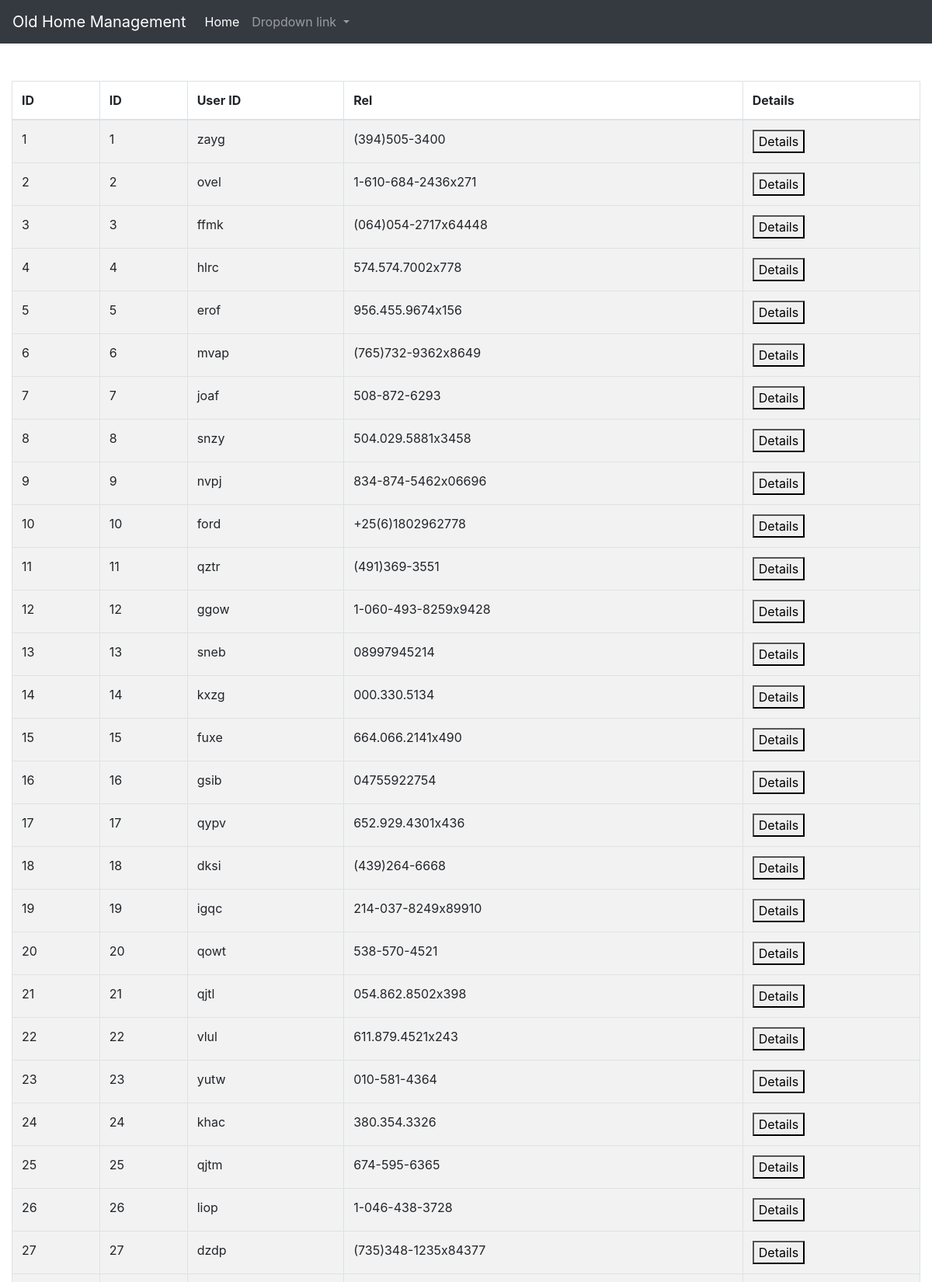
/patients.php (upper part), run on the app's committed database.
### tables this page shows
CREATE TABLE `patients` (
  `id` bigint(20) UNSIGNED NOT NULL,
  `user_id` bigint(20) UNSIGNED NOT NULL,
  `family_code` varchar(255) NOT NULL,
  `emergency_contact` int(11) NOT NULL,
  `emergency_contact_relation` varchar(255) NOT NULL,
  `patient_group` varchar(255) NOT NULL,
  `admission_date` date NOT NULL,
  `total_due` int(11) NOT NULL,
  `created_at` timestamp NULL DEFAULT NULL,
  `updated_at` timestamp NULL DEFAULT NULL
);

### patients.php (the view, shortened to what this page needs)
<?php
include_once "connection.php";
include_once "main.php";
?>
<!DOCTYPE html>
<html lang="en">
<head>
    <link rel="stylesheet" href="https://stackpath.bootstrapcdn.com/bootstrap/4.5.2/css/bootstrap.min.css">
</head>
<body>
    <div class="container-fluid">
       <div class="container">
           <br>
           <br>
       </div>
                <?php
                        $sql = "SELECT * FROM Patients";
                        $result = mysqli_query($conn, $sql);
                        if (mysqli_num_rows($result) > 0) {
                        ?>
                        <table class="table table-hover table-bordered table-striped">
                        <thead>
                        <tr>
                        <th>ID</th>
                        <th>ID</th>
                        <th>User ID</th>
                        <th>Rel</th>
                        <th>Details</th>
                        </tr>
                        </thead>
                        <?php
                            while($row = mysqli_fetch_assoc($result)) {
                            $id1 = $row['id'];
                            echo "<tr>";
                            echo "<td>" . $id1 . "</td>";
                            echo "<td>" . $row['id'] . "</td>";
                            echo "<td>" . $row['family_code'] . "</td>";
                            echo "<td>" . $row['emergency_contact_relation'] . "</td>";
                            echo "<td>".
                            "<form method='post' action='details.php' >
                            <button type='submit' value='$id1' name='pasa'>Details</button>
                            </form>"
                            ."</td>";
                            echo "<tr>";
                        }
                        ?>
                        </table>
                        <?php
                        } else {
                        echo "0 results";
                        }
                ?>
            </div>
</body>
</html>

### data on the page
patients: id "1", family_code "zayg", emergency_contact_relation "(394)505-3400"
patients: id "2", family_code "ovel", emergency_contact_relation "1-610-684-2436x271"
patients: id "3", family_code "ffmk", emergency_contact_relation "(064)054-2717x64448"
patients: id "4", family_code "hlrc", emergency_contact_relation "574.574.7002x778"
patients: id "5", family_code "erof", emergency_contact_relation "956.455.9674x156"
patients: id "6", family_code "mvap", emergency_contact_relation "(765)732-9362x8649"
patients: id "7", family_code "joaf", emergency_contact_relation "508-872-6293"
patients: id "8", family_code "snzy", emergency_contact_relation "504.029.5881x3458"
patients: id "9", family_code "nvpj", emergency_contact_relation "834-874-5462x06696"
patients: id "10", family_code "ford", emergency_contact_relation "+25(6)1802962778"
patients: id "11", family_code "qztr", emergency_contact_relation "(491)369-3551"
patients: id "12", family_code "ggow", emergency_contact_relation "1-060-493-8259x9428"
patients: id "13", family_code "sneb", emergency_contact_relation "08997945214"
patients: id "14", family_code "kxzg", emergency_contact_relation "000.330.5134"
patients: id "15", family_code "fuxe", emergency_contact_relation "664.066.2141x490"
patients: id "16", family_code "gsib", emergency_contact_relation "04755922754"
patients: id "17", family_code "qypv", emergency_contact_relation "652.929.4301x436"
patients: id "18", family_code "dksi", emergency_contact_relation "(439)264-6668"
patients: id "19", family_code "igqc", emergency_contact_relation "214-037-8249x89910"
patients: id "20", family_code "qowt", emergency_contact_relation "538-570-4521"
patients: id "21", family_code "qjtl", emergency_contact_relation "054.862.8502x398"
patients: id "22", family_code "vlul", emergency_contact_relation "611.879.4521x243"
patients: id "23", family_code "yutw", emergency_contact_relation "010-581-4364"
patients: id "24", family_code "khac", emergency_contact_relation "380.354.3326"
patients: id "25", family_code "qjtm", emergency_contact_relation "674-595-6365"
patients: id "26", family_code "liop", emergency_contact_relation "1-046-438-3728"
patients: id "27", family_code "dzdp", emergency_contact_relation "(735)348-1235x84377"
